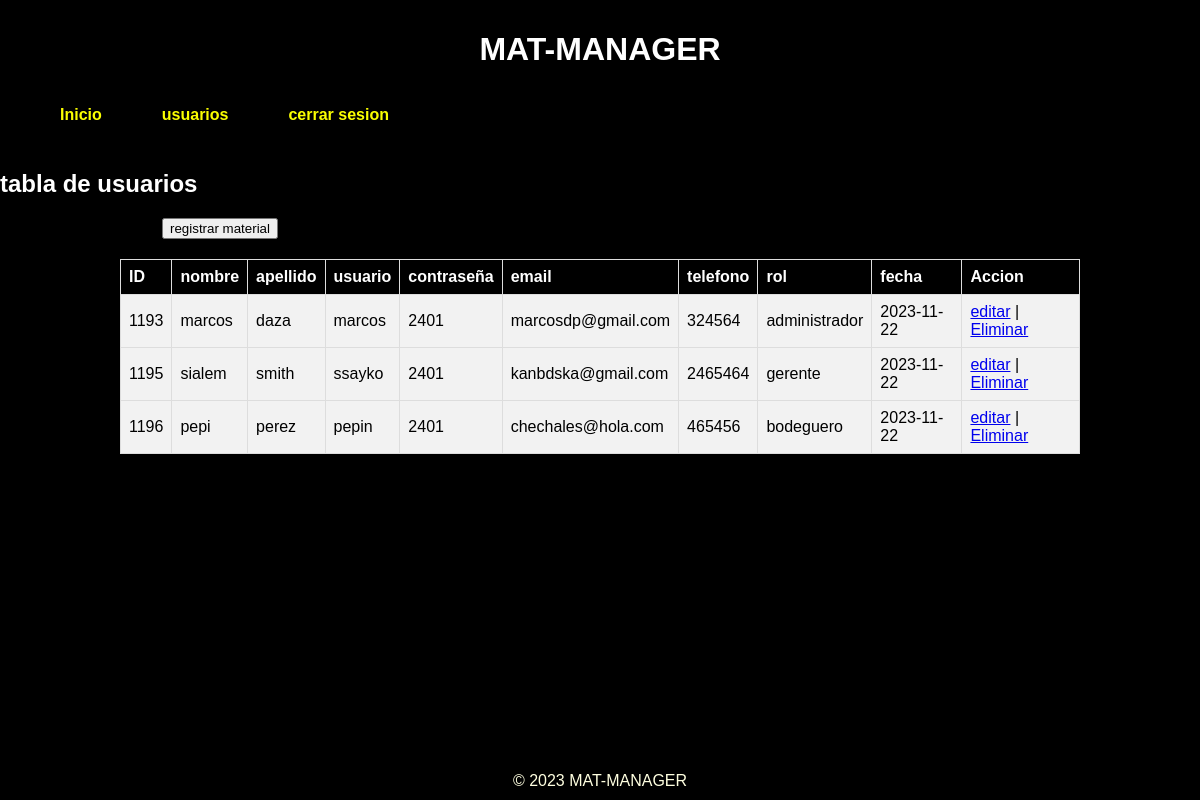
The app's page /tables/recuperarUsuarios.php with its own data.
### tables this page shows
CREATE TABLE `users` (
  `idEmployee` varchar(10) NOT NULL,
  `firstName` varchar(20) NOT NULL,
  `lastName` varchar(20) NOT NULL,
  `username` varchar(30) NOT NULL,
  `password` varchar(20) NOT NULL,
  `email` varchar(30) NOT NULL,
  `phone` int(10) NOT NULL,
  `role` varchar(20) NOT NULL,
  `date_reg` date NOT NULL
);

### tables/recuperarUsuarios.php (the view, shortened to what this page needs)
<!DOCTYPE html>
<html lang="en">
<head>
    <link rel="stylesheet" href="../styles/style.css">
</head>
<body>
    <header>
        <h1>MAT-MANAGER</h1>
        <nav>
            <ul class="menu">
                <li><a href="../admin/index.php">Inicio</a></li>
                <li><a href="recuperarUsuarios.php">usuarios</a></li>
                <li><a href="../logout.php">cerrar sesion</a></li>
            </ul>
        </nav>
    </header>
    <table>
        <h2>tabla de usuarios</h2>
        <div class="register">
        <form action="../users/register.php" class="btn-register">
            <input type="submit" value="registrar material">
        </form>
    </div>
        <tr>
            <th>ID</th>
            <th>nombre</th>
            <th>apellido</th>
            <th>usuario</th>
            <th >contraseña</th>
            <th>email</th>
            <th>telefono</th>
            <th>rol</th>
            <th>fecha</th>
            <th>Accion</th>
        </tr>
        <?php
            include "../con_db.php";
            $consulta = "SELECT * FROM users";
            $resultado = mysqli_query($conex, $consulta);
            if ($resultado){
                while ($row = $resultado->fetch_assoc()){
                    echo "<tr>";
                    echo "<td>" . $row["idEmployee"] . "</td>";
                    echo "<td>" . $row["firstName"] . "</td>";
                    echo "<td>" . $row["lastName"] . "</td>";
                    echo "<td>" . $row["username"] . "</td>";
                    echo "<td>" . $row["password"] . "</td>";
                    echo "<td>" . $row["email"] . "</td>";
                    echo "<td>" . $row["phone"] . "</td>";
                    echo "<td>" . $row["role"] . "</td>";
                    echo "<td>" . $row["date_reg"] . "</td>";
                    echo "<td>
                            <a href='../CRUD/editUser.php?idEmployee=" . $row["idEmployee"] . "'>editar</a> |
                            <a href='../CRUD/deleteUser.php?idEmployee=" . $row["idEmployee"] . "'>Eliminar</a>
                            </td>";
                    echo "</tr>";
                }
            }else {
                echo "no se encontraron registros";
            }
        ?>
    </table>
    <footer>
        &copy; 2023 MAT-MANAGER
    </footer>
</body>
</html>

### styles/style.css (style rules this page uses)
body { background-color: #000000; margin: 0; padding: 0; font-family: Arial, sans-serif; }
header { background-color: #000; color: #FFFFE0; text-align: center; padding: 10px 0; }
footer { background-color: #000; color: #FFFFE0; text-align: center; padding: 10px 0; position: absolute; bottom: 0; width: 100%; }
nav a { text-decoration: none; color: #fbff00; padding: 10px 20px; }
h1 { color: #ffffff; }
nav { display: flex; justify-content: space-between; align-items: center; }
.menu { list-style: none; display: flex; gap: 20px; }
.menu li { margin: 0; }
.menu a { text-decoration: none; color: #fbff00; font-weight: bold; }

### tables/recuperarUsuarios.php (style rules this page uses)
table { border-collapse: collapse; width: 80%; margin: 0 auto; }
th, td { border: 1px solid #ddd; padding: 8px; text-align: left; }
th { background-color: #000000; color: #ffffff; }
tr { background-color: #f2f2f2; }
.register { text-align: center; margin: 20px; max-width: 400px; }
h2 { color: #ffffff; }

### records on screen
users: idEmployee "1193", firstName "marcos", lastName "daza", username "marcos", password "2401", email "marcosdp@gmail.com", phone "324564", role "administrador", date_reg "2023-11-22"
users: idEmployee "1195", firstName "sialem", lastName "smith", username "ssayko", password "2401", email "kanbdska@gmail.com", phone "2465464", role "gerente", date_reg "2023-11-22"
users: idEmployee "1196", firstName "pepi", lastName "perez", username "pepin", password "2401", email "chechales@hola.com", phone "465456", role "bodeguero", date_reg "2023-11-22"
